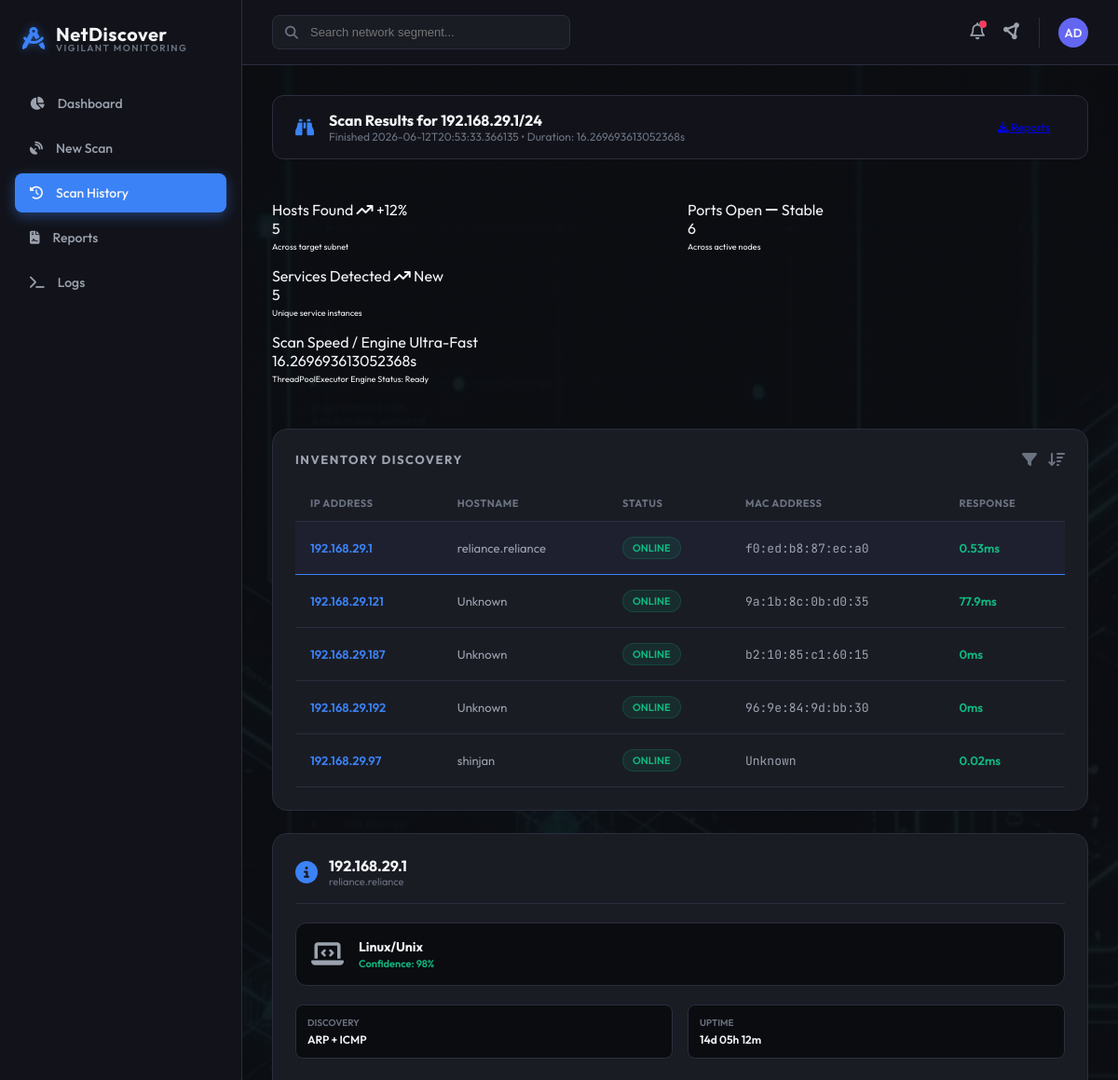
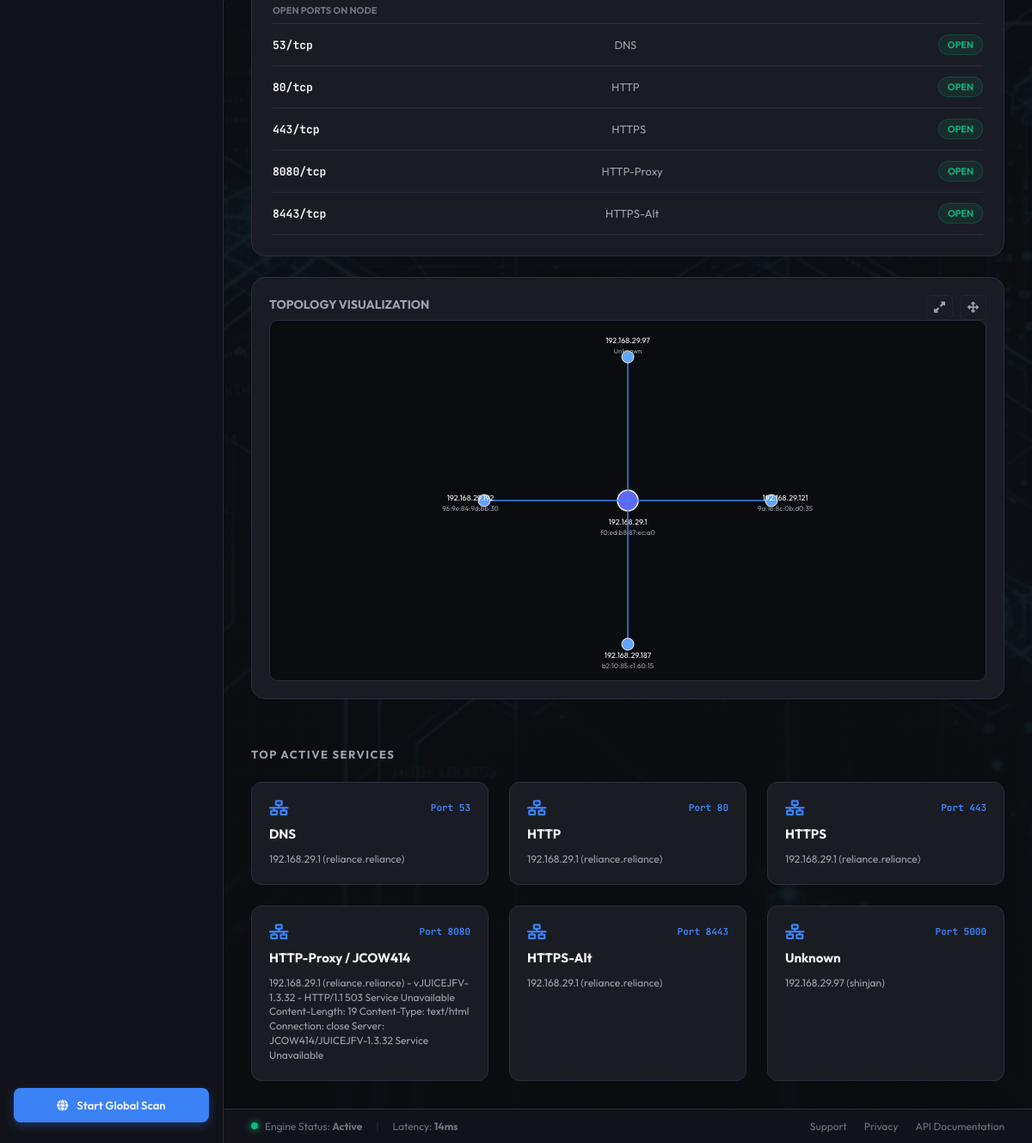
/scan_history_page?scan_id=SCAN-1C1D6E, run on the app's committed database (2 pictures, top to bottom).
### tables this page shows
CREATE TABLE scans (
                    id TEXT PRIMARY KEY,
                    target TEXT NOT NULL,
                    scan_type TEXT NOT NULL,
                    status TEXT NOT NULL,
                    created_at TIMESTAMP DEFAULT CURRENT_TIMESTAMP,
                    completed_at TIMESTAMP,
                    hosts_found INTEGER DEFAULT 0,
                    ports_open INTEGER DEFAULT 0,
                    services_detected INTEGER DEFAULT 0,
                    duration REAL DEFAULT 0.0
                );

CREATE TABLE hosts (
                    id INTEGER PRIMARY KEY AUTOINCREMENT,
                    scan_id TEXT NOT NULL,
                    ip_address TEXT NOT NULL,
                    hostname TEXT DEFAULT 'Unknown',
                    status TEXT NOT NULL,
                    mac_address TEXT DEFAULT 'Unknown',
                    response_time TEXT DEFAULT '0ms',
                    os_detected TEXT DEFAULT 'Unknown',
                    FOREIGN KEY (scan_id) REFERENCES scans (id) ON DELETE CASCADE
                );

CREATE TABLE ports (
                    id INTEGER PRIMARY KEY AUTOINCREMENT,
                    host_id INTEGER NOT NULL,
                    scan_id TEXT NOT NULL,
                    port INTEGER NOT NULL,
                    protocol TEXT DEFAULT 'tcp',
                    service TEXT DEFAULT 'Unknown',
                    state TEXT NOT NULL,
                    banner TEXT,
                    product TEXT DEFAULT 'Unknown',
                    version TEXT DEFAULT 'Unknown',
                    FOREIGN KEY (host_id) REFERENCES hosts (id) ON DELETE CASCADE,
                    FOREIGN KEY (scan_id) REFERENCES scans (id) ON DELETE CASCADE
                );

### netdiscover/app.py (the view)
@app.route('/scan_history_page')
def scan_history_page():
    all_scans = _get_visible_scans()
    selected_scan_id = request.args.get('scan_id')
    selected_scan = None
    hosts = []
    if selected_scan_id:
        selected_scan = db.get_scan(selected_scan_id)
        if selected_scan:
            hosts = db.get_scan_hosts(selected_scan_id)
    elif all_scans:
        selected_scan = all_scans[0]
        hosts = db.get_scan_hosts(selected_scan["id"])
    scans = [selected_scan] if selected_scan else []
    return render_template(
        'scan_history.html',
        scans=scans,
        selected_scan=selected_scan,
        hosts=hosts,
        active_tab='scan_history'
    )

### netdiscover/app.py (called while the page is built)
def _parse_patterns_from_env(var_name: str) -> list:
    raw = os.getenv(var_name, "")
    if not raw:
        return []
    return [p.strip() for p in raw.split(',') if p.strip()]

def _get_visible_scans() -> list:
    scans = db.get_all_scans()
    hidden_patterns = _parse_patterns_from_env('HISTORY_EXCLUDE_TARGETS')
    visible = []
    for s in scans:
        target = s.get('target', '')
        hidden = any(_target_matches_pattern(target, p) for p in hidden_patterns)
        if hidden:
            continue
        visible.append(s)
    return visible

### netdiscover/db.py (called while the page is built)
    def get_connection(self) -> sqlite3.Connection:
        conn = sqlite3.connect(self.db_path)
        conn.row_factory = sqlite3.Row
        return conn

    def get_all_scans(self) -> List[Dict[str, Any]]:
        with self.get_connection() as conn:
            cursor = conn.cursor()
            cursor.execute("SELECT * FROM scans ORDER BY created_at DESC")
            return [dict(row) for row in cursor.fetchall()]

    def get_scan(self, scan_id: str) -> Optional[Dict[str, Any]]:
        with self.get_connection() as conn:
            cursor = conn.cursor()
            cursor.execute("SELECT * FROM scans WHERE id = ?", (scan_id,))
            row = cursor.fetchone()
            return dict(row) if row else None

    def get_scan_hosts(self, scan_id: str) -> List[Dict[str, Any]]:
        with self.get_connection() as conn:
            cursor = conn.cursor()
            cursor.execute("SELECT * FROM hosts WHERE scan_id = ? ORDER BY ip_address", (scan_id,))
            hosts_rows = [dict(row) for row in cursor.fetchall()]
            for host in hosts_rows:
                cursor.execute("SELECT * FROM ports WHERE host_id = ? ORDER BY port", (host["id"],))
                host["ports"] = [dict(p) for p in cursor.fetchall()]
            return hosts_rows

### netdiscover/templates/scan_history.html (shortened to what this page needs)
{% extends "base.html" %}
{% block content %}
{% if not selected_scan %}
    <div class="card text-center" style="padding: 40px;">
        <i class="fa-solid fa-triangle-exclamation" style="font-size: 40px; color: var(--accent-amber); margin-bottom: 16px;"></i>
        <h3>No Scans Found</h3>
        <p style="color: var(--text-secondary); margin-top: 8px;">Run your first network segment discovery to populate results.</p>
        <a href="{{ url_for('new_scan_page') }}" class="btn-primary" style="margin-top: 20px;">Launch Scan</a>
    </div>
{% else %}
    <div class="scan-header-bar">
        <div class="scan-title-section">
            <i class="fa-solid fa-binoculars scan-title-icon"></i>
            <div>
                <div class="scan-target-text">Scan Results for {{ selected_scan.target }}</div>
                <div class="scan-date-text">Finished {{ selected_scan.completed_at }} &bull; Duration: {{ selected_scan.duration }}s</div>
            </div>
        </div>
        <div style="display: flex; gap: 12px; align-items: center;">
            <a href="{{ url_for('reports_page', scan_id=selected_scan.id) }}" class="btn-secondary" style="padding: 8px 16px; font-size: 12px;">
                <i class="fa-solid fa-download"></i> Reports
            </a>
        </div>
    </div>
    <div class="grid-5" style="margin-bottom: 24px;">
        <div class="stat-card">
            <div class="stat-header">
                <span class="stat-title">Hosts Found</span>
                <span class="stat-trend trend-up"><i class="fa-solid fa-arrow-trend-up"></i> +12%</span>
            </div>
            <div>
                <div class="stat-value">{{ selected_scan.hosts_found }}</div>
                <div class="stat-title" style="margin-top: 4px; font-size: 9px;">Across target subnet</div>
            </div>
        </div>
        <div class="stat-card">
            <div class="stat-header">
                <span class="stat-title">Ports Open</span>
                <span class="stat-trend trend-stable"><i class="fa-solid fa-minus"></i> Stable</span>
            </div>
            <div>
                <div class="stat-value">{{ selected_scan.ports_open }}</div>
                <div class="stat-title" style="margin-top: 4px; font-size: 9px;">Across active nodes</div>
            </div>
        </div>
        <div class="stat-card">
            <div class="stat-header">
                <span class="stat-title">Services Detected</span>
                <span class="stat-trend trend-up"><i class="fa-solid fa-arrow-trend-up"></i> New</span>
            </div>
            <div>
                <div class="stat-value">{{ selected_scan.services_detected }}</div>
                <div class="stat-title" style="margin-top: 4px; font-size: 9px;">Unique service instances</div>
            </div>
        </div>
        <div class="stat-card" style="grid-column: span 2;">
            <div class="stat-header">
                <span class="stat-title">Scan Speed / Engine</span>
                <span class="stat-trend trend-stable">Ultra-Fast</span>
            </div>
            <div>
                <div class="stat-value">{{ selected_scan.duration }}s</div>
                <div class="stat-title" style="margin-top: 4px; font-size: 9px;">ThreadPoolExecutor Engine Status: Ready</div>
            </div>
        </div>
    </div>
    <div class="history-layout">
        <div class="card inventory-card">
            <div class="table-actions">
                <span class="table-title">Inventory Discovery</span>
                <div style="display: flex; gap: 12px;">
                    <i class="fa-solid fa-filter" style="color: var(--text-muted); cursor: pointer;"></i>
                    <i class="fa-solid fa-arrow-down-wide-short" style="color: var(--text-muted); cursor: pointer;"></i>
                </div>
            </div>
            <div class="table-container">
                <table class="custom-table" id="inventory-table">
                    <thead>
                        <tr>
                            <th>IP Address</th>
                            <th>Hostname</th>
                            <th>Status</th>
                            <th>MAC Address</th>
                            <th>Response</th>
                        </tr>
                    </thead>
                    <tbody>
                        {% for host in hosts %}
                            <tr id="host-row-{{ host.id }}" onclick="selectHost({{ host.id }})" style="cursor: pointer;">
                                <td><span class="ip-link">{{ host.ip_address }}</span></td>
                                <td>{{ host.hostname }}</td>
                                <td>
                                    {% if host.status == 'ONLINE' %}
                                        <span class="badge badge-success">Online</span>
                                    {% else %}
                                        <span class="badge badge-danger">Offline</span>
                                    {% endif %}
                                </td>
                                <td><span style="font-family: var(--font-mono);">{{ host.mac_address }}</span></td>
                                <td style="color: var(--accent-emerald); font-weight: 600;">{{ host.response_time }}</td>
                            </tr>
                        {% endfor %}
                    </tbody>
                </table>
            </div>
        </div>
        <div class="insight-card" id="insight-panel">
            <div class="insight-header">
                <i class="fa-solid fa-circle-info insight-icon"></i>
                <div>
                    <div class="insight-title" id="insight-node-ip">Select a Host</div>
                    <div style="font-size: 11px; color: var(--text-muted);" id="insight-node-hostname">Click a row to inspect</div>
                </div>
            </div>
            <div class="os-info-block">
                <i class="fa-solid fa-laptop-code os-icon"></i>
                <div class="os-details">
                    <span class="os-name" id="insight-node-os">OS Not Selected</span>
                    <span class="os-confidence" id="insight-node-confidence">Confidence: --</span>
                </div>
            </div>
            <div class="node-meta-grid">
                <div class="node-meta-box">
                    <span class="node-meta-lbl">Discovery</span>
                    <span class="node-meta-val" id="insight-node-discovery">SNMP + ICMP</span>
                </div>
                <div class="node-meta-box">
                    <span class="node-meta-lbl">Uptime</span>
                    <span class="node-meta-val">14d 05h 12m</span>
                </div>
            </div>
            <div>
                <div class="ports-list-header">Open Ports on Node</div>
                <div id="insight-ports-list">
                </div>
            </div>
        </div>
        <div class="card topology-card" style="grid-column: 1 / -1; padding: 20px; position: relative;">
            <div style="display:flex; align-items:center; justify-content:space-between; gap:12px;">
                <h3 style="font-family: var(--font-display); font-size: 14px; font-weight: 700; text-transform: uppercase; color: var(--text-secondary); margin-bottom: 8px;">Topology Visualization</h3>
                <div class="topology-controls">
                    <button class="btn-icon" id="topo-expand-btn" title="Expand topology" onclick="toggleTopologyExpand()"><i class="fa-solid fa-up-right-and-down-left-from-center"></i></button>
                    <button class="btn-icon" id="topo-full-btn" title="Fullscreen topology" onclick="openTopologyModal()"><i class="fa-solid fa-arrows-up-down-left-right"></i></button>
                </div>
            </div>
            <div id="topology-container" style="height: 420px; min-height: 320px; width: 100%; border: 1px solid var(--border-color); border-radius: 10px; overflow: hidden; background-color: var(--bg-deep); display: block; padding: 12px; transition: var(--transition-smooth);">
                <svg id="mini-topology-svg" style="width: 100%; height: 100%; display: block;"></svg>
            </div>
        </div>
    </div>
    <div style="margin-top: 32px;">
        <h3 style="font-family: var(--font-display); font-size: 13px; font-weight: 700; text-transform: uppercase; letter-spacing: 1.5px; color: var(--text-secondary); margin-bottom: 16px;">Top Active Services</h3>
        <div class="top-services-grid">
            {% set service_rows = [] %}
            {% for host in hosts %}
                {% for port in host.ports %}
                    {% if port.state == 'OPEN' %}
                        {% set _ = service_rows.append({
                            'host_ip': host.ip_address,
                            'host_name': host.hostname,
                            'port': port.port,
                            'service': port.service,
                            'product': port.product,
                            'version': port.version,
                            'banner': port.banner
                        }) %}
                    {% endif %}
                {% endfor %}
            {% endfor %}
            {% if service_rows %}
                {% for svc in service_rows %}
                    <div class="service-card">
                        <div class="service-card-header">
                            <i class="fa-solid fa-network-wired service-card-icon"></i>
                            <span class="service-port-badge">Port {{ svc.port }}</span>
                        </div>
                        <div class="service-product">{{ svc.service }}{% if svc.product and svc.product != 'Unknown' %} / {{ svc.product }}{% endif %}</div>
                        <p class="service-desc">
                            {{ svc.host_ip }}{% if svc.host_name and svc.host_name != 'Unknown' %} ({{ svc.host_name }}){% endif %}
                            {% if svc.version and svc.version != 'Unknown' %} - v{{ svc.version }}{% endif %}
                            {% if svc.banner %} - {{ svc.banner }}{% endif %}
                        </p>
                    </div>
                {% endfor %}
            {% else %}
                <div class="service-card" style="grid-column: 1 / -1;">
                    <div class="service-product">No active services detected</div>
                    <p class="service-desc">Run a scan that finds open ports to populate this section.</p>
                </div>
            {% endif %}
        </div>
    </div>
{% endif %}
{% endblock %}

### data on the page
scans: target "192.168.29.1/24", completed_at "2026-06-12T20:53:33.366135", duration "16.269693613052368", hosts_found "5", ports_open "6", services_detected "5"
hosts: ip_address "192.168.29.1", hostname "reliance.reliance", status "ONLINE", mac_address "f0:ed:b8:87:ec:a0", response_time "0.53ms", host_ip "192.168.29.1" "192.168.29.1" "192.168.29.1" "192.168.29.1" "192.168.29.1", host_name "reliance.reliance" "reliance.reliance" "reliance.reliance" "reliance.reliance" "reliance.reliance"
hosts: ip_address "192.168.29.121", hostname "Unknown", status "ONLINE", mac_address "9a:1b:8c:0b:d0:35", response_time "77.9ms"
hosts: ip_address "192.168.29.187", hostname "Unknown", status "ONLINE", mac_address "b2:10:85:c1:60:15", response_time "0ms"
hosts: ip_address "192.168.29.192", hostname "Unknown", status "ONLINE", mac_address "96:9e:84:9d:bb:30", response_time "0ms"
hosts: ip_address "192.168.29.97", hostname "shinjan", status "ONLINE", mac_address "Unknown", response_time "0.02ms", host_ip "192.168.29.97", host_name "shinjan"
ports: service "DNS"
ports: service "HTTP"
ports: port "443", service "HTTPS"
ports: port "8080", service "HTTP-Proxy", product "JCOW414", version "JUICEJFV-1.3.32", banner "HTTP/1.1 503 Service Unavailable Content-Length: 19 Content-Type: text/html Connection: close Server: JCOW414/JUICEJFV-1.3.32 Service Unavailable"
ports: port "8443", service "HTTPS-Alt"
ports: port "5000", service "Unknown"

### other printed values
{{ svc.port }} "53" "80"
